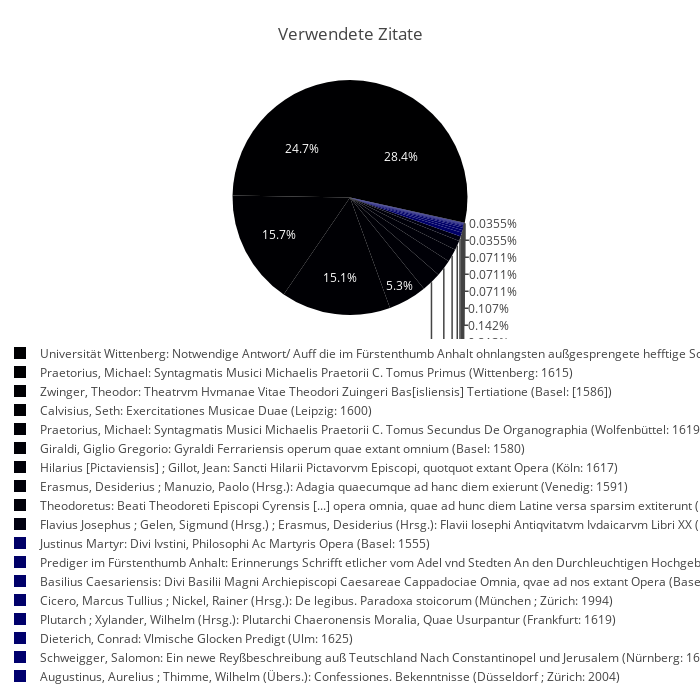

Notebook cell for this chart:
### Code cell
custom_labels = [
    f"{label}: {value / len(sermon.words) * 100:.1f}%" if (value / len(sermon.words) * 100) > 5 else ''
    for label, value in zip(lit_labels, lit_data)
]

fig2 = px.pie(values=lit_data, names=lit_labels, title='Verwendete Zitate')



fig2.update_layout(
    width=700,
    height=700,
    margin=dict(t=80, b=50, l=50, r=50),
    title_x=0.5,  # Center title
    legend=dict(
        orientation="h",  # horizontal legend
        y=-0.1  # push legend below chart
    )
)

fig2.show()

### Figure 1 — Plotly figure (JSON) as saved in the notebook; plotly's stock layout.template omitted (floating-point values rounded to 4 significant figures)
{"data": [{"domain": {"x": [0, 1], "y": [0, 1]}, "hovertemplate": "label=%{label}<br>value=%{value}<extra></extra>", "labels": ["Praetorius, Michael: Syntagmatis Musici Michaelis Praetorii C. Tomus Primus (Wittenberg: 1615)", "Erasmus, Desiderius ; Manuzio, Paolo (Hrsg.): Adagia quaecumque ad hanc diem exierunt (Venedig: 1591)", "Hilarius [Pictaviensis] ; Gillot, Jean: Sancti Hilarii Pictavorvm Episcopi, quotquot extant Opera (Köln: 1617)", "Justinus Martyr: Divi Ivstini, Philosophi Ac Martyris Opera (Basel: 1555)", "Universität Wittenberg: Notwendige Antwort/ Auff die im Fürstenthumb Anhalt ohnlangsten außgesprengete hefftige Schrifft (Halle: 1597)", "Universität Wittenberg: Notwendige Antwort/ Auff die im Fürstenthumb Anhalt ohnlangsten außgesprengete hefftige Schrifft (Halle: 1597)", "Schweigger, Salomon: Ein newe Reyßbeschreibung auß Teutschland Nach Constantinopel und Jerusalem (Nürnberg: 1608)", "Calvisius, Seth: Exercitationes Musicae Duae (Leipzig: 1600)", "Prediger im Fürstenthumb Anhalt: Erinnerungs Schrifft etlicher vom Adel vnd Stedten An den Durchleuchtigen Hochgebornen Fuersten vnd Herrn Herrn Johann Georgen Fuersten zu Anhalt Graffen zu Ascanien HErrn zu Zerbst vnd Bernburg etc. (Zerbst: 1596)", "Plutarch ; Xylander, Wilhelm (Hrsg.): Plutarchi Chaeronensis Moralia, Quae Usurpantur (Frankfurt: 1619)", "Universität Wittenberg: Notwendige Antwort/ Auff die im Fürstenthumb Anhalt ohnlangsten außgesprengete hefftige Schrifft (Halle: 1597)", "Calvisius, Seth: Exercitationes Musicae Duae (Leipzig: 1600)", "Vitruvius ; Rode, August (Hrsg.): Marci Vitruvii Pollionis De architectura libri decem (Berlin: 1800)", "Apollonius, Rhodius: ΑΠΟΛΛΩΝΙΟΥ ΤΟΥ ΡΟΔΙΟΥ ΑΡΓΟΝΑΥΤΙΚΑ (Frankfurt am Main: 1546)", "Zwinger, Theodor: Theatrvm Hvmanae Vitae Theodori Zuingeri Bas[isliensis] Tertiatione (Basel: [1586])", "Dieterich, Conrad: Vlmische Glocken Predigt (Ulm: 1625)", "Theodoretus: Beati Theodoreti Episcopi Cyrensis [...] opera omnia, quae ad hunc diem Latine versa sparsim extiterunt (Köln: 1617)", "Flavius Josephus ; Gelen, Sigmund (Hrsg.) ; Erasmus, Desiderius (Hrsg.): Flavii Iosephi Antiqvitatvm Ivdaicarvm Libri XX (Basel: 1559)", "Zwinger, Theodor: Theatrvm Hvmanae Vitae Theodori Zuingeri Bas[isliensis] Tertiatione (Basel: [1586])", "Cicero, Marcus Tullius ; Nickel, Rainer (Hrsg.): De legibus. Paradoxa stoicorum (München ; Zürich: 1994)", "Praetorius, Michael: Syntagmatis Musici Michaelis Praetorii C. Tomus Primus (Wittenberg: 1615)", "Giraldi, Giglio Gregorio: Gyraldi Ferrariensis operum quae extant omnium (Basel: 1580)", "Universität Wittenberg: Notwendige Antwort/ Auff die im Fürstenthumb Anhalt ohnlangsten außgesprengete hefftige Schrifft (Halle: 1597)", "Universität Wittenberg: Notwendige Antwort/ Auff die im Fürstenthumb Anhalt ohnlangsten außgesprengete hefftige Schrifft (Halle: 1597)", "Augustinus, Aurelius ; Thimme, Wilhelm (Übers.): Confessiones. Bekenntnisse (Düsseldorf ; Zürich: 2004)", "Horatius Flaccus, Quintus ; Färber, Hans (Übersetzer): Sämtliche Werke (München ; Zürich: 1982)", "Basilius Caesariensis: Divi Basilii Magni Archiepiscopi Caesareae Cappadociae Omnia, qvae ad nos extant Opera (Basel: 1566)", "Praetorius, Michael: Syntagmatis Musici Michaelis Praetorii C. Tomus Secundus De Organographia (Wolfenbüttel: 1619)", "Praetorius, Michael: Syntagmatis Musici Michaelis Praetorii C. Tomus Primus (Wittenberg: 1615)"], "legendgroup": "", "name": "", "showlegend": true, "type": "pie", "values": [232, 50, 65, 15, 160, 160, 2, 212, 10, 4, 160, 212, 1, 1, 412, 3, 37, 18, 30, 6, 232, 77, 160, 160, 2, 2, 9, 149, 232]}], "layout": {"height": 700, "legend": {"orientation": "h", "tracegroupgap": 0, "y": -0.1}, "margin": {"b": 50, "l": 50, "r": 50, "t": 80}, "title": {"text": "Verwendete Zitate", "x": 0.5}, "width": 700}}
